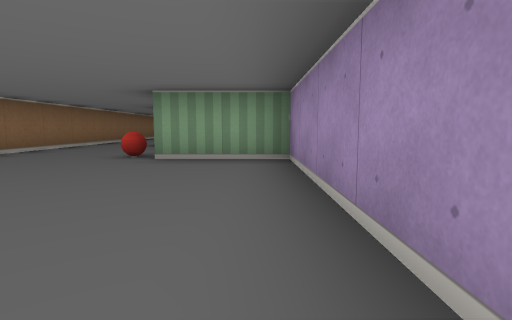
View 1 (above)

24 first-person views from a walk through a cub3D ray-caster map. The camera is about half as high as the walls, tilts 6° down and sees 80° across. The floor is counted in squares. Each view is taken from the middle of a square. On the plan, view 1 faces up. The plan holds only what a view shows up to about 9 squares ahead; the rest is blank.

View 2
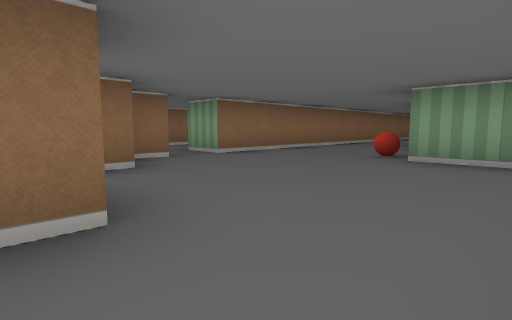

View 3
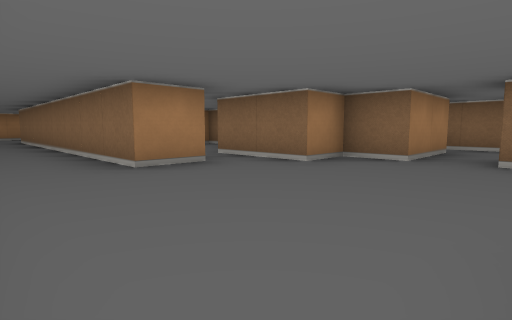

View 4
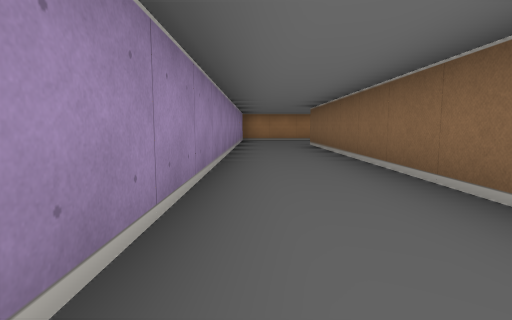

View 5
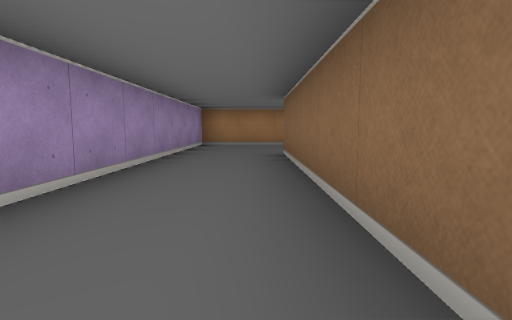

View 6
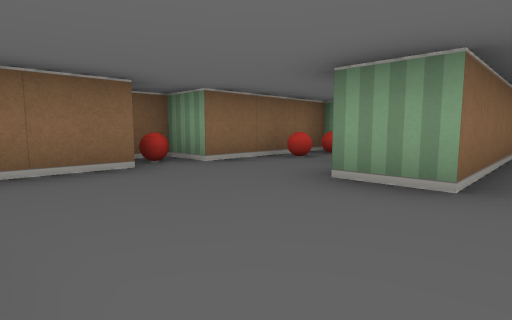

View 7
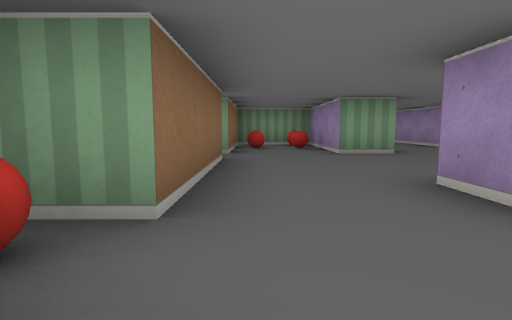

View 8
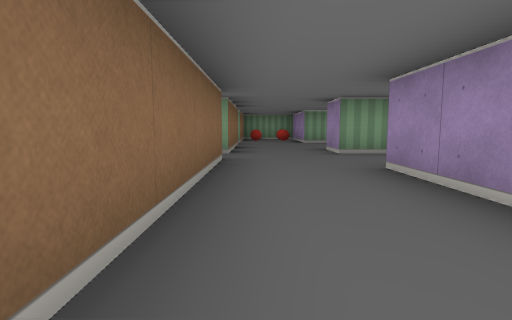

View 9
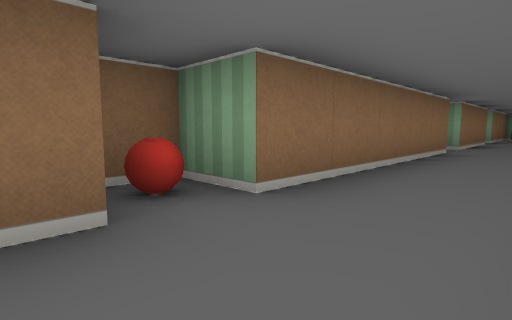

View 10
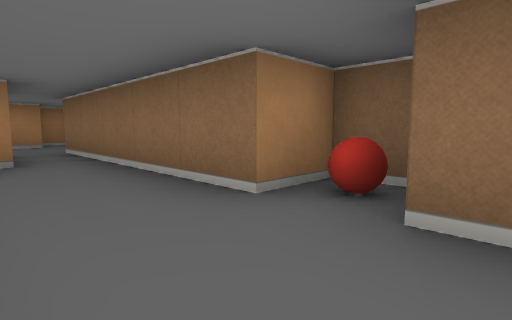

View 11
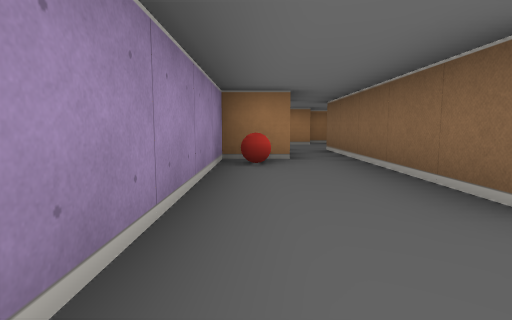

View 12
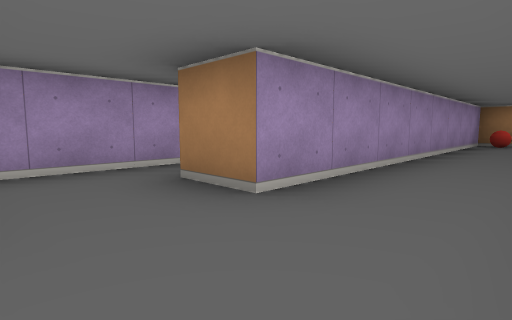

View 13
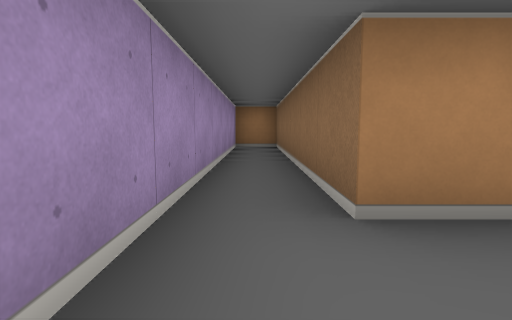

View 14
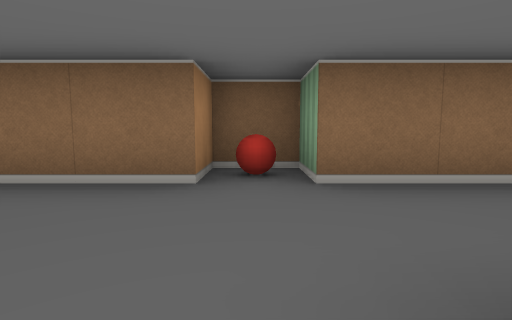

View 15
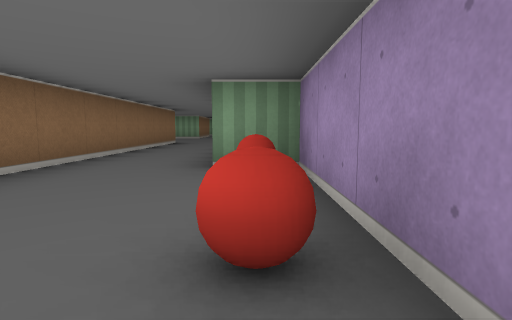

View 16
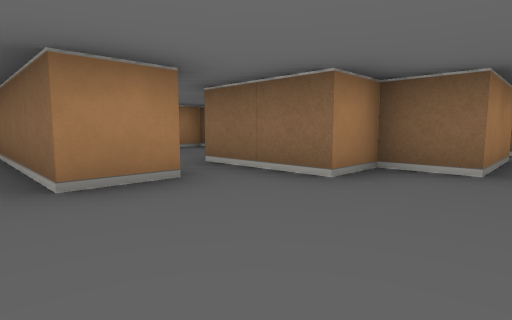

View 17
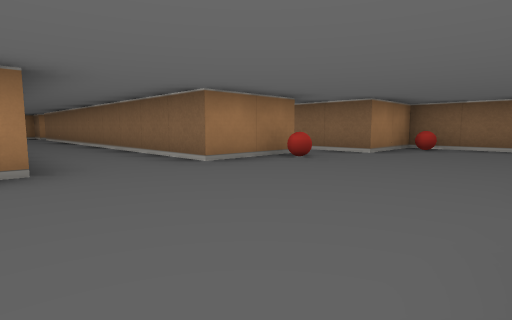

View 18
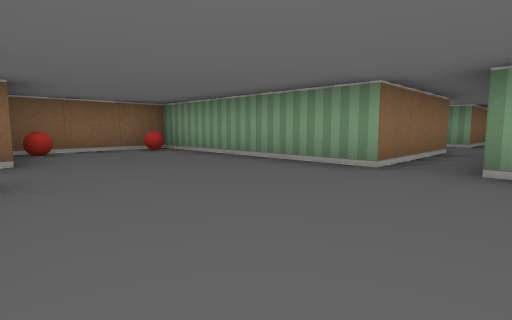

View 19
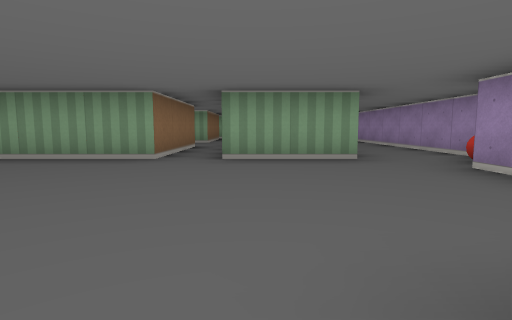

View 20
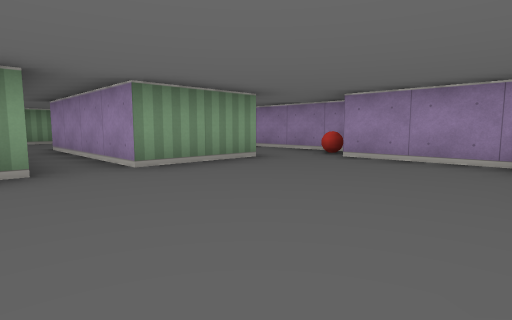

View 21
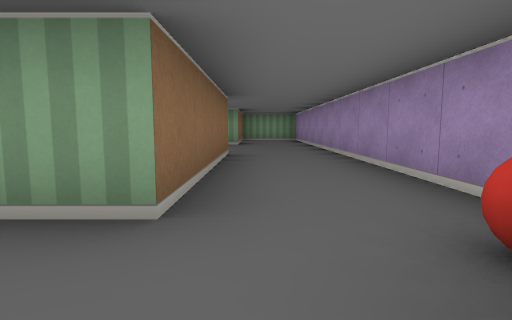

View 22
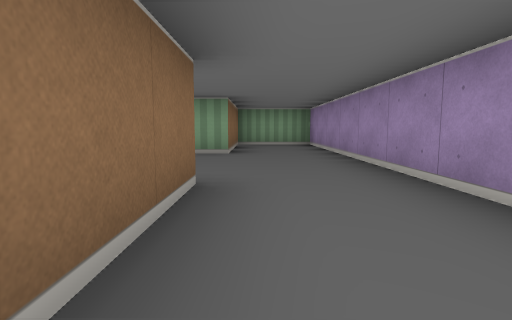

View 23
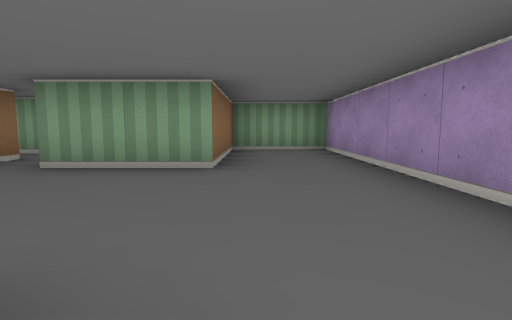

View 24
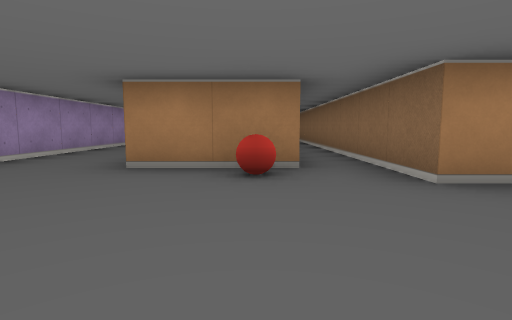

### Floor plan
Points are (right, up) in squares from view 1. A wall is a line through its corners. A room is listed if a view was taken in it or the views show most of it. See-through windows are left out.
Room 1 (views 1, 2, 3, 4, 5, 6, 15, 16)
walls: (-2.6, 0.5) (-1.5, 0.5) (-1.5, -7.5) (-2.5, -7.5) (-2.5, -4.5) (-4.5, -4.5) (-4.5, -7.5) (-5.5, -7.5) (-5.5, -8.1); (-5.5, 2.5) (-4.5, 2.5) (-4.5, 1.5) (-3.5, 1.5) (-3.5, -0.5); (-4.5, -8.5) (-4.5, -11.5); (-1.9, -10.5) (0.5, -10.5) (0.5, 4.5) (-1.5, 4.5) (-1.5, 7.5) (-2.5, 7.5); (-2.5, -11.5) (-2.5, -10.5); (-4.5, 7.5) (-4.5, 3.5) (-5.5, 3.5)
ways out: opening at (-3.5, -11) to room 2; opening at (-3.5, 7) to room 4; opening at (-5, 3); opening at (-3, 0)
objects: ball (-5, -8); ball (-4, -6); ball (-4, -5); ball (-3, -6); other object (-3, -5); ball (-2, 5); ball (-2, 7)
Room 2 (views 7, 8, 9, 10, 11, 12)
walls: (-3.6, -21.5) (-2.5, -21.5) (-2.5, -13.5); (-4.5, -11.5) (-5.5, -11.5) (-5.5, -12.5) (-4.5, -12.5) (-4.5, -17.5) (-5.5, -17.5) (-5.5, -18.5) (-4.5, -18.5) (-4.5, -23.5)
ways out: opening at (-3.5, -11) to room 1; opening at (-2, -12.5) to room 3; opening at (-4, -23)
objects: ball (-5, -18); ball (-5, -12); ball (-3, -21)
Room 3 (views 13, 14)
walls: (-2.5, -13.5) (-1.5, -13.5) (-1.5, -19.5) (-0.5, -19.5) (-0.5, -12.2); (-1.6, -11.5) (-2.5, -11.5)
ways out: opening at (-2, -12.5) to room 2
Room 4 (views 17, 18, 19, 20, 21, 22, 23, 24)
walls: (-4.5, 20.6) (-4.5, 17.5) (-9.5, 17.5) (-9.5, 14.5) (-7.5, 14.5) (-7.5, 7.9); (-6.6, 13.5) (-4.5, 13.5) (-4.5, 7.5); (-0.5, 14.4) (-0.5, 16.5); (0.5, 17) (0.5, 27.5) (-1.5, 27.5) (-1.5, 24.5) (-3.5, 24.5); (-1.5, 21.5) (-1.5, 17.5) (-3.5, 17.5) (-3.5, 21.5); (-2.5, 8.8) (-2.5, 12.9); (-4.5, 25.5) (-4.5, 22.5) (-5, 22.5)
ways out: opening at (-3.5, 7) to room 1; opening at (-5, 21.5); opening at (-4, 25)
objects: ball (-9, 15); ball (-9, 17); ball (-6, 14); ball (0, 17)

Positions as (right, up) in squares from view 1, and headings:
1: (0, 0), facing up
2: (0, 0), facing up-left
3: (0, 4), facing down-left
4: (0, 1), facing down
5: (-1, -2), facing down
6: (-1, -10), facing up-left
7: (-4, -13), facing up
8: (-4, -17), facing up
9: (-3, -19), facing up-left
10: (-3, -17), facing down-left
11: (-3, -17), facing down
12: (-4, -12), facing down-right
13: (-1, -12), facing down
14: (-2, -12), facing left
15: (-2, 4), facing up
16: (-1, 3), facing down-left
17: (-2, 17), facing down-left
18: (-3, 14), facing up-left
19: (-3, 13), facing up
20: (-5, 14), facing up-right
21: (-1, 16), facing up
22: (-1, 19), facing up
23: (-1, 21), facing up
24: (-6, 17), facing down
